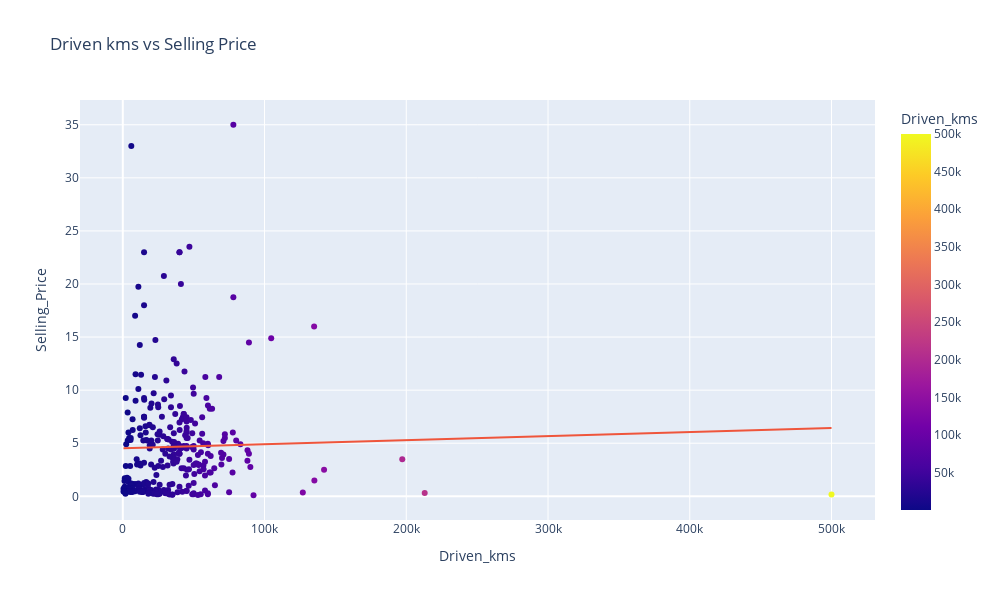

This figure's notebook cell:
### Code cell
# Driven kms vs Selling Price

fig = px.scatter(df, x='Driven_kms', y='Selling_Price',
                 trendline="ols", color='Driven_kms', color_discrete_map={27000: 'red', 43000: 'blue'}, title='Driven kms vs Selling Price')
fig.update_layout(width=1000, height=600)
fig.show()

### Figure 1 — Plotly figure (JSON) as saved in the notebook; plotly's stock layout.template omitted (floating-point values rounded to 4 significant figures; data arrays with more than 128 entries replaced by an {"elided": "..."} marker saying what was removed)
{"data": [{"hovertemplate": "Driven_kms=%{marker.color}<br>Selling_Price=%{y}<extra></extra>", "legendgroup": "", "marker": {"color": {"elided": "301 int values"}, "coloraxis": "coloraxis", "symbol": "circle"}, "mode": "markers", "name": "", "orientation": "v", "showlegend": false, "type": "scatter", "x": {"elided": "301 int values"}, "xaxis": "x", "y": {"elided": "301 float values"}, "yaxis": "y"}, {"hovertemplate": "<b>OLS trendline</b><br>Selling_Price = 3.81497e-06 * Driven_kms + 4.52034<br>R<sup>2</sup>=0.000852<br><br>Driven_kms=%{x}<br>Selling_Price=%{y} <b>(trend)</b><extra></extra>", "legendgroup": "", "marker": {"symbol": "circle"}, "mode": "lines", "name": "", "showlegend": false, "type": "scatter", "x": {"elided": "301 int values"}, "xaxis": "x", "y": {"elided": "301 float values"}, "yaxis": "y"}], "layout": {"coloraxis": {"colorbar": {"title": {"text": "Driven_kms"}}, "colorscale": [[0, "#0d0887"], [0.1111, "#46039f"], [0.2222, "#7201a8"], [0.3333, "#9c179e"], [0.4444, "#bd3786"], [0.5556, "#d8576b"], [0.6667, "#ed7953"], [0.7778, "#fb9f3a"], [0.8889, "#fdca26"], [1, "#f0f921"]]}, "height": 600, "legend": {"tracegroupgap": 0}, "title": {"text": "Driven kms vs Selling Price"}, "width": 1000, "xaxis": {"anchor": "y", "domain": [0, 1], "title": {"text": "Driven_kms"}}, "yaxis": {"anchor": "x", "domain": [0, 1], "title": {"text": "Selling_Price"}}}}
